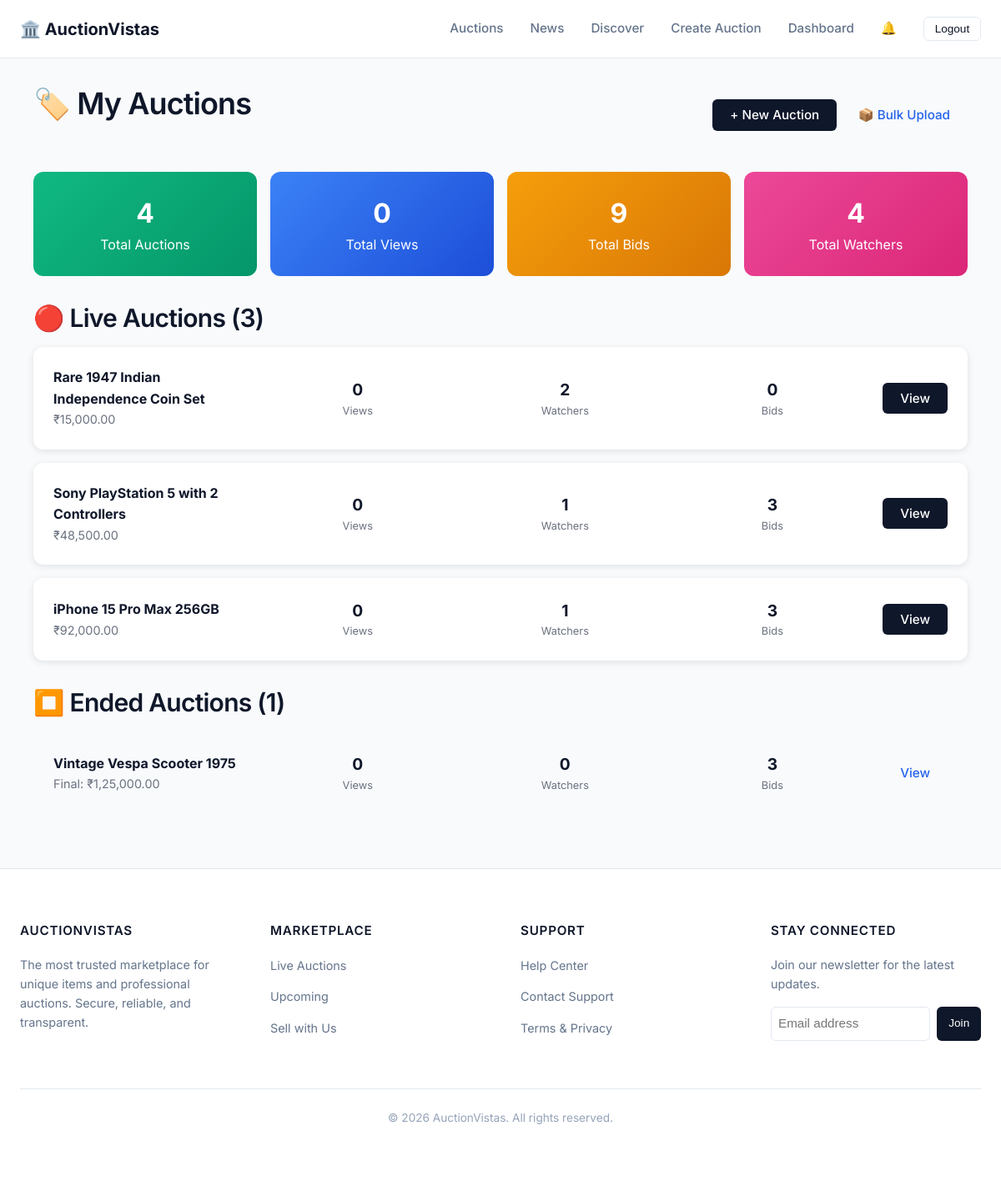
Before: /dashboard/my-auctions/ (signed in) with the older database file.
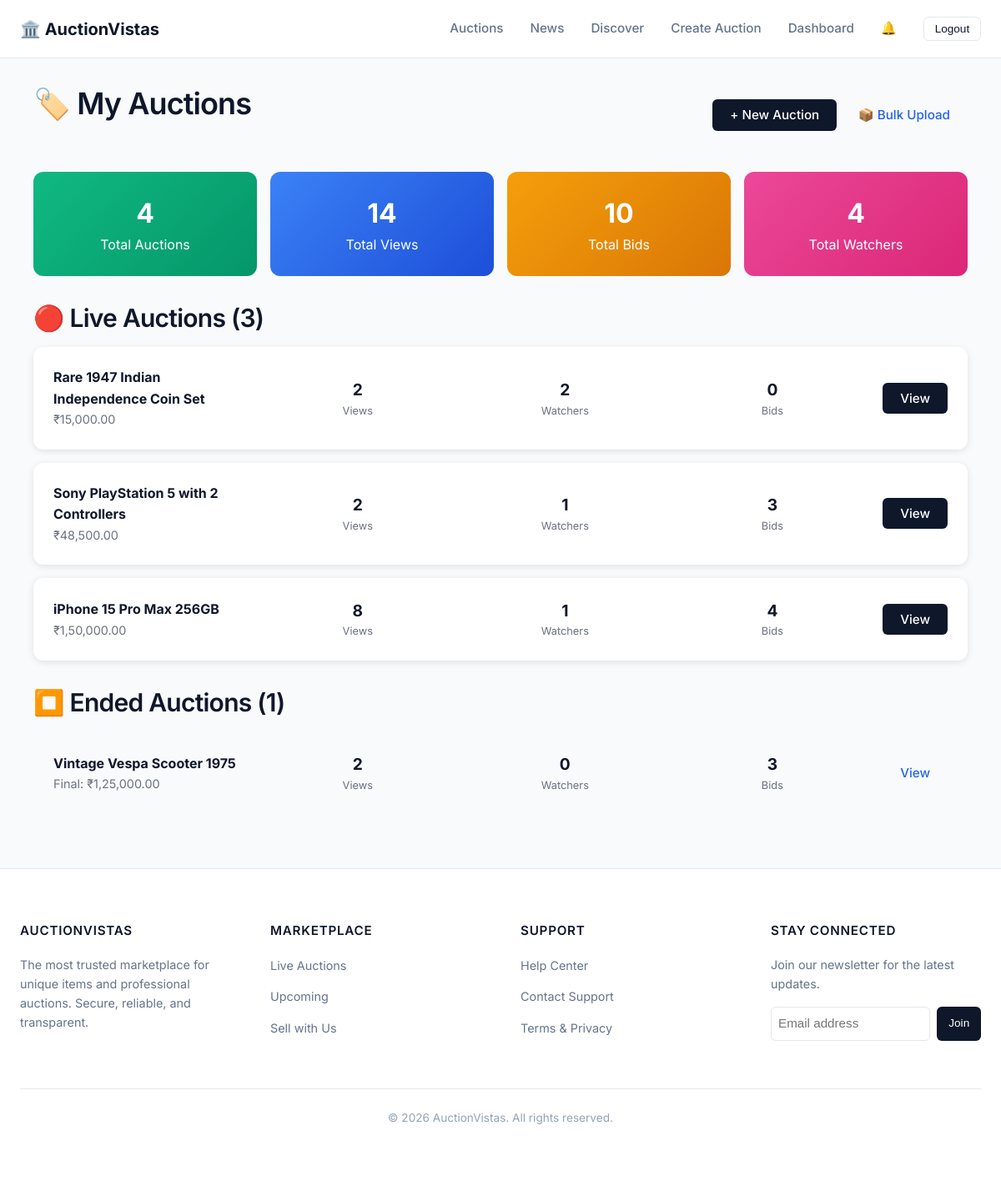
After: the same page with the newer database file.
### auctions/models.py (models this page shows, shortened)
class Auction(models.Model):
    title = models.CharField(max_length=255)
    description = models.TextField()
    starting_price = models.DecimalField(max_digits=20, decimal_places=2)
    current_price = models.DecimalField(max_digits=20, decimal_places=2, default=0)
    end_time = models.DateTimeField()
    owner = models.ForeignKey(User, on_delete=models.CASCADE, related_name='auctions')
    is_active = models.BooleanField(default=True)
    created_at = models.DateTimeField(auto_now_add=True)
    image = models.ImageField(upload_to='auction_images/', null=True, blank=True)
    category = models.ForeignKey(
        Category,
        on_delete=models.SET_NULL,
        null=True,
        blank=True,
        related_name='auctions'
    )
    is_featured = models.BooleanField(default=False)
    featured_order = models.IntegerField(default=0)
    banner_image = models.ImageField(upload_to='auction_banners/', null=True, blank=True)
    view_count = models.PositiveIntegerField(default=0)

### dashboard/views.py (the view, shortened to what this page needs)
# urls.py: path('my-auctions/', views.my_auctions, name='my_auctions'),
@login_required
def my_auctions(request):
    user = request.user
    auctions = Auction.objects.filter(owner=user).order_by('-created_at')
    live_auctions = []
    ended_auctions = []
    draft_auctions = []
    for auction in auctions:
        status = get_auction_status(auction)
        auction.current_status = status
        auction.watcher_count = Watchlist.objects.filter(auction=auction).count()
        auction.bid_count = auction.bids.count()
        if status == 'LIVE':
            live_auctions.append(auction)
        else:
            ended_auctions.append(auction)
    total_views = sum(a.view_count for a in auctions)
    total_bids = sum(a.bid_count for a in auctions)
    total_watchers = sum(a.watcher_count for a in auctions)
    return render(request, 'dashboard/my_auctions.html', {
        'live_auctions': live_auctions,
        'ended_auctions': ended_auctions,
        'draft_auctions': draft_auctions,
        'total_auctions': len(auctions),
        'total_views': total_views,
        'total_bids': total_bids,
        'total_watchers': total_watchers,
    })

### auction_status/utils.py (called while the page is built)
def get_auction_status(auction):
    now = timezone.now()
    if hasattr(auction, "schedule"):
        if now < auction.schedule.start_time:
            return "UPCOMING"
    if auction.is_active and now < auction.end_time:
        return "LIVE"
    return "ENDED"

### auctions/templatetags/indian_format.py (called while the page is built)
def indian_currency(value):
    try:
        value = float(value)
    except (ValueError, TypeError):
        return value
    s = str(int(value))
    if len(s) > 3:
        last3 = s[-3:]
        rest = s[:-3]
        rest = ','.join([rest[max(i-2,0):i] for i in range(len(rest), 0, -2)][::-1]).lstrip(',')
        formatted = rest + ',' + last3
    else:
        formatted = s
    decimals = f"{value:.2f}".split('.')[-1]
    return f"{formatted}.{decimals}"

### news/context_processors.py (called while the page is built)
def latest_news(request):
    try:
        latest_articles = Article.objects.filter(status='published').order_by('-published_at')[:3]
        return {
            'latest_news_articles': latest_articles
        }
    except:
        return {
            'latest_news_articles': []
        }

### dashboard/templates/dashboard/my_auctions.html (shortened to what this page needs)
{% extends 'base.html' %}
{% load indian_format %}
{% block content %}
<div class="container" style="max-width: 1200px; margin: 2rem auto; padding: 0 1rem;">
    <div style="display: flex; justify-content: space-between; align-items: center; margin-bottom: 2rem;">
        <h1>🏷️ My Auctions</h1>
        <div>
            <a href="{% url 'create_auction' %}" class="btn btn-primary">+ New Auction</a>
            <a href="{% url 'bulk_upload_auctions' %}" class="btn btn-secondary">📦 Bulk Upload</a>
        </div>
    </div>
    <div
        style="display: grid; grid-template-columns: repeat(auto-fit, minmax(200px, 1fr)); gap: 1rem; margin-bottom: 2rem;">
        <div
            style="background: linear-gradient(135deg, #10b981, #059669); color: white; padding: 1.5rem; border-radius: 12px; text-align: center;">
            <div style="font-size: 2rem; font-weight: bold;">{{ total_auctions }}</div>
            <div>Total Auctions</div>
        </div>
        <div
            style="background: linear-gradient(135deg, #3b82f6, #1d4ed8); color: white; padding: 1.5rem; border-radius: 12px; text-align: center;">
            <div style="font-size: 2rem; font-weight: bold;">{{ total_views }}</div>
            <div>Total Views</div>
        </div>
        <div
            style="background: linear-gradient(135deg, #f59e0b, #d97706); color: white; padding: 1.5rem; border-radius: 12px; text-align: center;">
            <div style="font-size: 2rem; font-weight: bold;">{{ total_bids }}</div>
            <div>Total Bids</div>
        </div>
        <div
            style="background: linear-gradient(135deg, #ec4899, #db2777); color: white; padding: 1.5rem; border-radius: 12px; text-align: center;">
            <div style="font-size: 2rem; font-weight: bold;">{{ total_watchers }}</div>
            <div>Total Watchers</div>
        </div>
    </div>
    <div style="margin-bottom: 2rem;">
        <h2 style="margin-bottom: 1rem;">🔴 Live Auctions ({{ live_auctions|length }})</h2>
        {% if live_auctions %}
        <div style="display: grid; gap: 1rem;">
            {% for auction in live_auctions %}
            <div
                style="background: white; padding: 1.5rem; border-radius: 12px; box-shadow: 0 2px 8px rgba(0,0,0,0.1); display: grid; grid-template-columns: 1fr 1fr 1fr 1fr auto; align-items: center; gap: 1rem;">
                <div>
                    <strong>{{ auction.title }}</strong>
                    <div style="color: #6b7280; font-size: 0.9rem;">₹{{ auction.current_price|indian_format }}</div>
                </div>
                <div style="text-align: center;">
                    <div style="font-size: 1.2rem; font-weight: bold;">{{ auction.view_count }}</div>
                    <div style="color: #6b7280; font-size: 0.8rem;">Views</div>
                </div>
                <div style="text-align: center;">
                    <div style="font-size: 1.2rem; font-weight: bold;">{{ auction.watcher_count }}</div>
                    <div style="color: #6b7280; font-size: 0.8rem;">Watchers</div>
                </div>
                <div style="text-align: center;">
                    <div style="font-size: 1.2rem; font-weight: bold;">{{ auction.bid_count }}</div>
                    <div style="color: #6b7280; font-size: 0.8rem;">Bids</div>
                </div>
                <a href="{% url 'auction_detail' auction.id %}" class="btn btn-primary">View</a>
            </div>
            {% endfor %}
        </div>
        {% else %}
        <p style="color: #6b7280;">No live auctions at the moment.</p>
        {% endif %}
    </div>
    <div>
        <h2 style="margin-bottom: 1rem;">⏹️ Ended Auctions ({{ ended_auctions|length }})</h2>
        {% if ended_auctions %}
        <div style="display: grid; gap: 1rem;">
            {% for auction in ended_auctions %}
            <div
                style="background: #f8fafc; padding: 1.5rem; border-radius: 12px; display: grid; grid-template-columns: 1fr 1fr 1fr 1fr auto; align-items: center; gap: 1rem;">
                <div>
                    <strong>{{ auction.title }}</strong>
                    <div style="color: #6b7280; font-size: 0.9rem;">Final: ₹{{ auction.current_price|indian_format }}
                    </div>
                </div>
                <div style="text-align: center;">
                    <div style="font-size: 1.2rem; font-weight: bold;">{{ auction.view_count }}</div>
                    <div style="color: #6b7280; font-size: 0.8rem;">Views</div>
                </div>
                <div style="text-align: center;">
                    <div style="font-size: 1.2rem; font-weight: bold;">{{ auction.watcher_count }}</div>
                    <div style="color: #6b7280; font-size: 0.8rem;">Watchers</div>
                </div>
                <div style="text-align: center;">
                    <div style="font-size: 1.2rem; font-weight: bold;">{{ auction.bid_count }}</div>
                    <div style="color: #6b7280; font-size: 0.8rem;">Bids</div>
                </div>
                <a href="{% url 'auction_detail' auction.id %}" class="btn btn-secondary">View</a>
            </div>
            {% endfor %}
        </div>
        {% else %}
        <p style="color: #6b7280;">No ended auctions yet.</p>
        {% endif %}
    </div>
</div>
{% endblock %}

### templates/base.html (shortened to what this page needs)
<!DOCTYPE html>
<html lang="en">
<head>
    {% load static %}
    <link rel="stylesheet" href="{% static 'style.css' %}">
</head>
<body>
    <nav>
        <div class="container">
            <a href="{% url 'home' %}" class="nav-brand">
                <span>🏛️ AuctionVistas</span>
            </a>
            <div class="nav-links">
                <a href="{% url 'auction_list' %}">Auctions</a>
                <a href="{% url 'news:article_list' %}">News</a>
                <a href="{% url 'discover_auctions' %}">Discover</a>
                {% if user.is_authenticated %}
                <a href="{% url 'create_auction' %}">Create Auction</a>
                <a href="{% url 'dashboard_home' %}">Dashboard</a>
                <a href="#" id="notification-bell">🔔 </a>
                <form method="post" action="{% url 'logout' %}" style="display:inline;">
                    <button type="submit" class="btn btn-outline btn-sm">Logout</button>
                </form>
                {% else %}
                <a href="{% url 'login' %}">Log In</a>
                <a href="{% url 'register' %}" class="btn btn-primary btn-sm nav-signup-btn">Sign Up</a>
                {% endif %}
            </div>
        </div>
    </nav>
    <div class="container" style="margin-top: 2rem; min-height: 60vh;">
        {% block content %}{% endblock %}
    </div>
    <footer>
        <div class="container">
            <div class="footer-grid">
                <div class="footer-col">
                    <h3>AuctionVistas</h3>
                    <p style="font-size: 0.9rem;">The most trusted marketplace for unique items and professional
                        auctions. Secure, reliable, and transparent.</p>
                </div>
                <div class="footer-col">
                    <h3>Marketplace</h3>
                    <ul>
                        <li><a href="{% url 'marketplace:live_auctions' %}">Live Auctions</a></li>
                        <li><a href="{% url 'marketplace:upcoming_items' %}">Upcoming</a></li>
                        <li><a href="{% url 'marketplace:sell_with_us' %}">Sell with Us</a></li>
                    </ul>
                </div>
                <div class="footer-col">
                    <h3>Support</h3>
                    <ul>
                        <li><a href="{% url 'marketplace:help_center' %}">Help Center</a></li>
                        <li><a href="{% url 'marketplace:contact_support' %}">Contact Support</a></li>
                        <li><a href="{% url 'marketplace:terms_privacy' %}">Terms & Privacy</a></li>
                    </ul>
                </div>
                <div class="footer-col">
                    <h3>Stay Connected</h3>
                    <p style="font-size: 0.9rem;">Join our newsletter for the latest updates.</p>
                    <form action="{% url 'newsletter_signup' %}" method="post" style="display: flex; gap: 0.5rem;">
                        <input type="email" name="email" placeholder="Email address" required
                            style="padding: 0.5rem; width: 100%;">
                        <button type="submit" class="btn btn-primary btn-sm">Join</button>
                    </form>
                </div>
            </div>
            <div
                style="border-top: 1px solid var(--border-color); margin-top: 3rem; padding-top: 1.5rem; text-align: center; font-size: 0.85rem; color: var(--text-muted);">
                &copy; {% now "Y" %} AuctionVistas. All rights reserved.
            </div>
        </div>
    </footer>
</body>
</html>

### static/style.css (style rules this page uses)
:root { --primary-color: #0f172a; --primary-hover: #1e293b; --accent-color: #2563eb; --accent-hover: #1d4ed8; --success-color: #059669; --warning-color: #d97706; --danger-color: #dc2626; --bg-body: #f8fafc; --bg-surface: #ffffff; --bg-secondary: #f1f5f9; --text-main: #0f172a; --text-secondary: #64748b; --text-muted: #94a3b8; --text-on-primary: #ffffff; --border-color: #e2e8f0; --border-focus: #2563eb; --radius-sm: 4px; --radius-md: 6px; --radius-lg: 8px; --shadow-sm: 0 1px 2px 0 rgb(0 0 0 / 0.05); --shadow-md: 0 4px 6px -1px rgb(0 0 0 / 0.1), 0 2px 4px -2px rgb(0 0 0 / 0.1); --shadow-lg: 0 10px 15px -3px rgb(0 0 0 / 0.1), 0 4px 6px -4px rgb(0 0 0 / 0.1); --container-width: 1200px; --header-height: 70px; }
*, *::before, *::after { box-sizing: border-box; }
body { margin: 0; padding: 0; font-family: 'Inter', -apple-system, BlinkMacSystemFont, "Segoe UI", Roboto, "Helvetica Neue", Arial, sans-serif; background-color: var(--bg-body); color: var(--text-main); line-height: 1.6; -webkit-font-smoothing: antialiased; }
a { color: var(--accent-color); text-decoration: none; transition: color 0.15s ease; }
ul { list-style: none; padding: 0; margin: 0; }
h1, h2, h3, h4, h5, h6 { margin-top: 0; margin-bottom: 0.75em; font-weight: 600; line-height: 1.25; color: var(--text-main); }
h1 { font-size: 2.25rem; letter-spacing: -0.025em; }
h2 { font-size: 1.875rem; letter-spacing: -0.025em; }
h3 { font-size: 1.5rem; }
p { margin-bottom: 1rem; color: var(--text-secondary); }
.container { width: 100%; max-width: var(--container-width); margin: 0 auto; padding: 0 1.5rem; }
nav { background-color: var(--bg-surface); border-bottom: 1px solid var(--border-color); height: var(--header-height); position: sticky; top: 0; z-index: 1000; display: flex; align-items: center; }
nav .container { display: flex; justify-content: space-between; align-items: center; }
.nav-brand { font-size: 1.25rem; font-weight: 700; color: var(--primary-color) !important; text-decoration: none !important; display: flex; align-items: center; gap: 0.5rem; }
.nav-links { display: flex; gap: 2rem; align-items: center; }
.nav-links a { color: var(--text-secondary); font-weight: 500; font-size: 0.95rem; text-decoration: none; padding: 0.5rem 0; }
.btn { display: inline-flex; align-items: center; justify-content: center; padding: 0.625rem 1.25rem; font-size: 0.95rem; font-weight: 500; border-radius: var(--radius-md); cursor: pointer; transition: all 0.15s ease; line-height: 1; text-decoration: none !important; border: 1px solid transparent; }
.btn-primary { background-color: var(--primary-color); color: var(--text-on-primary); }
.btn-outline { background-color: transparent; border-color: var(--border-color); color: var(--text-main); }
.btn-sm { padding: 0.4rem 0.8rem; font-size: 0.85rem; }
input[type="text"], input[type="email"], input[type="password"], input[type="number"], select, textarea { display: block; width: 100%; padding: 0.625rem 0.875rem; font-size: 0.95rem; line-height: 1.5; color: var(--text-main); background-color: var(--bg-surface); border: 1px solid var(--border-color); border-radius: var(--radius-md); transition: border-color 0.15s ease, box-shadow 0.15s ease; }
footer { background-color: var(--bg-surface); border-top: 1px solid var(--border-color); padding: 4rem 0; margin-top: 4rem; color: var(--text-secondary); }
.footer-grid { display: grid; grid-template-columns: repeat(auto-fit, minmax(200px, 1fr)); gap: 3rem; }
.footer-col h3 { font-size: 0.95rem; text-transform: uppercase; letter-spacing: 0.05em; color: var(--text-main); margin-bottom: 1.25rem; }
.footer-col ul li { margin-bottom: 0.75rem; }
.footer-col a { color: var(--text-secondary); font-size: 0.9rem; text-decoration: none; }

Changed rows visible on the page:
changed Auction "Rare 1947 Indian Independence Coin Set": view_count "0" → "2"
changed Auction "Sony PlayStation 5 with 2 Controllers": view_count "0" → "2"
changed Auction "iPhone 15 Pro Max 256GB": current_price|indian_format "92,000.00" → "1,50,000.00"; view_count "0" → "8"; bid_count "3" → "4"
changed Auction "Vintage Vespa Scooter 1975": view_count "0" → "2"
Other visible differences:
{{ total_views }}: "0" → "14"
{{ total_bids }}: "9" → "10"
